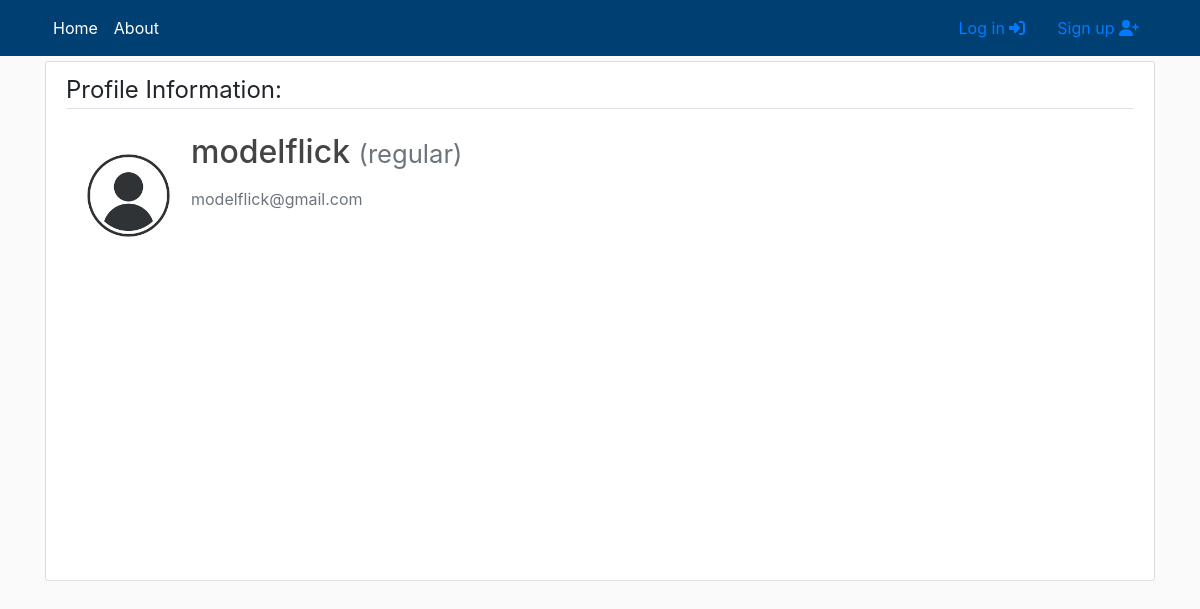
/profile/modelflick, run on an earlier commit of the app's database.
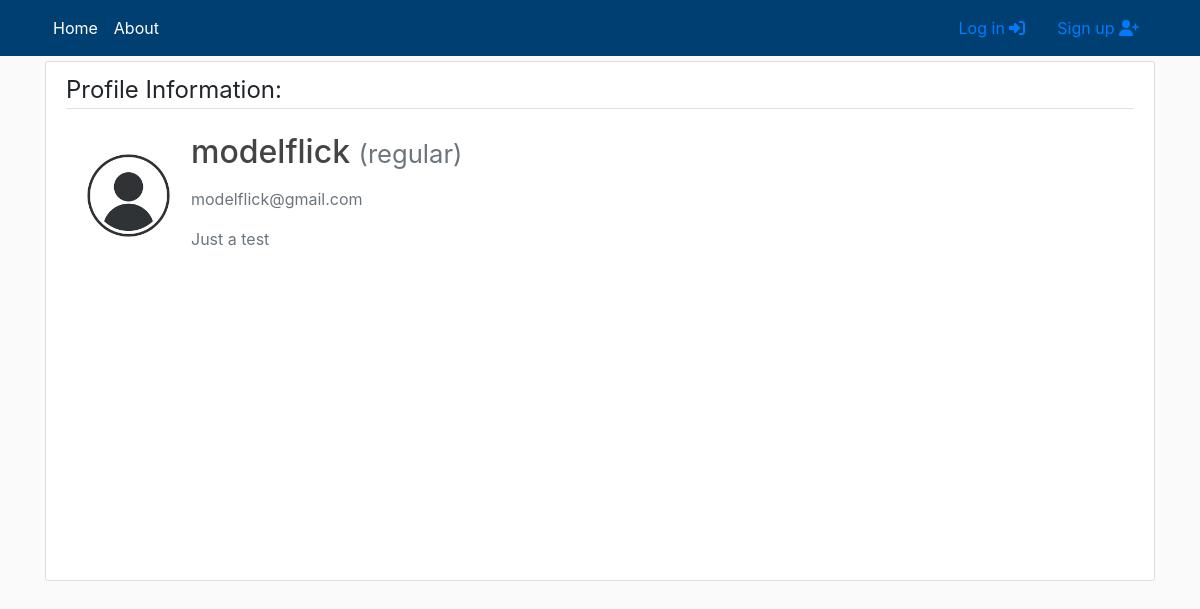
And on a later commit of the database.
### users/models.py (models this page shows, shortened)
class CustomUser(AbstractUser):
    def image_upload_to(self, instance=None):
        if instance:
            return os.path.join("Users", self.username, instance)
        return None
    STATUS = (
        ('regular','regular'),
        ('subscriber','subscriber'),
        ('moderator','moderator')
    )
    email = models.EmailField(unique=True)
    status = models.CharField(max_length=100, choices=STATUS, default='regular')
    description = models.TextField('Description', max_length=600, default='', blank = True)
    image = models.ImageField(default = 'default/user.jpg',upload_to = image_upload_to)

### users/views.py (the view, shortened to what this page needs)
# urls.py: path('profile/<username>', views.profile, name = 'profile'),
def profile(request, username):
    user = get_user_model().objects.filter(username=username).first()
    if user:
        form = UserUpdateForm(instance=user)
        return render (
                request=request,
                template_name= 'users/profile.html',
                context={'form':form}
            )
    return redirect('home')

### users/templates/users/profile.html (shortened to what this page needs)
{% extends "main/header.html" %}
{% load crispy_forms_tags %}
{% block content %}
<div class="content-section col-lg-12 col-md-12 col-sm-12 tutorial-style" style="min-height:65vh;">
    <legend class="border-bottom mb-4">Profile Information:</legend>
    <form method="POST" enctype="multipart/form-data">
        <div class="media">
            {% if user.username == form.instance.username %}
                <input id="id_image" type="file" name="image" hidden>
                <label for="id_image">
                    <img class="rounded-circle account-img profile-image" style="cursor: pointer;" src="{{form.instance.image.url}}" title="Upload new Image">
                </label>
            {% else %}
                <img class="rounded-circle account-img profile-image" src="{{form.instance.image.url}}">
            {% endif %}
            <div class="media-body">
                <h2 class="account-heading">{{ form.instance.username }}
                    <small class="text-muted">({{ form.instance.status }})</small>
                </h2>
                <p class="text-secondary">{{ form.instance.email }}</p>
                <p class="text-secondary">{{ form.instance.description }}</p>
            </div>
        </div>
    </form>
</div>
{% endblock content %}

### main/templates/main/header.html (shortened to what this page needs)
{% load static %}
<!DOCTYPE html>
<html>
<head>
    <link rel="stylesheet" href="https://cdn.jsdelivr.net/npm/bootstrap@4.6.0/dist/css/bootstrap.min.css"
>
    <link href="{% static 'fontawesomefree/css/all.min.css' %}" rel="stylesheet" type="text/css">
    <link rel="stylesheet" type="text/css" href="{% static 'main/main.css' %}">
</head>
<body>
    {% include 'main/includes/navbar.html' %}
    <main role="main" class="container-xl">
        <div class="row">
            <div class="col-lg-12 col-md-12-p-0 col-sm-12">
                {% block content %}
                {% endblock %}
            </div>
        </div>
    </main>
</body>
</html>

### main/templates/main/includes/navbar.html (shortened to what this page needs)
<header class="site-header" style="margin-bottom: 5px">
    <nav class="navbar navbar-expand-md navbar-color">
        <div class="container">
            <div class="navbar-nav">
                <a class="nav-item nav-link" href="/">Home</a>
            </div>
            <div class="collapse navbar-collapse" id="navbarToggle">
                <div class="navbar-nav mr-auto">
                    <a class="nav-item nav-link" href="/">About</a>
                </div>
                {% if user.is_authenticated %}
                    <a class="nav-item nav-link" href="{% url 'profile' user.username %}">
                        {{user.username}} <i class="fas fa-user"></i>
                    </a>
                    <a class="nav-item nav-link" href="{% url 'logout' %}">
                        Log Out <i class="fas fa-sign-in-alt"></i>
                    </a>
                {% else %}
                    <a class="nav-item nav-link" href="{% url 'login' %}">
                        Log in <i class="fas fa-sign-in-alt"></i>
                    </a>
                    <a class="nav-item nav-link" href="{% url 'register' %}">
                        Sign up <i class="fas fa-user-plus"></i>
                    </a>
                {% endif %}
                </div>
            </div>
    </nav>
</header>

### main/static/main/main.css (style rules this page uses)
:root { --footercolor: #003F72; --navbarcolor: #003F72; --btncolor: #003F72; --socialcolor: #003F72; --brightText: #ffffff; }
.navbar-color { background-color: var(--navbarcolor); }
body { background: #fafafa; }
h1, h2, h3, h4, h5, h6 { color: #444444; }
.site-header .navbar-nav .nav-link { color: var(--brightText); }
.content-section { background: #ffffff; padding: 10px 20px; border: 1px solid #dddddd; border-radius: 3px; margin-bottom: 20px; }
.profile-image { width: 125px; height: 125px; padding: 5px; }

What changed in the data, as far as the page shows it:
changed CustomUser "modelflick": instance.description (not shown) → "Just a test"
